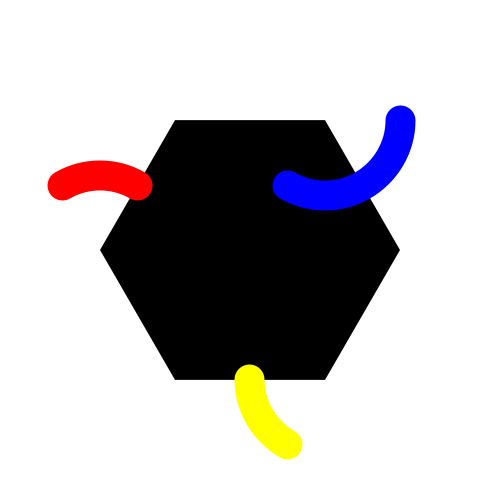
Frame 1 (no input)
Frame 60 (the mouse pressed at the canvas centre just before this capture): identical to frame 1, image omitted
Frame 120 (the mouse held since frame 60 and released just before this capture): identical to frame 1, image omitted

The Processing sketch that drew this single still picture (run headless with seeded random() and noise(); from frame 60 on, the mouse is pressed at the canvas centre):

// Processing sketch: TantrixV2
// ── TantrixV2.pde
Tile t;
float R;
float r;
float wideD;
float wideR;
float[] headings ={-2*TWO_PI/3, -PI, -TWO_PI/3, -PI/3, 0, TWO_PI/3};



void setup() {
  size(500, 500);
  R = 150;
  r = R*cos(PI/6);
  wideD = 2*r;
  wideR = wideD*cos(PI/6);
  int[][] tSides = {
    {2, 3}, // r
    {0, 0}, // g
    {4, 5}, // b
    {0, 1} // y
  }; 
  t = new Tile(0, 0, tSides);
}

void draw() {
  background(255);
  translate(width/2, height/2);
  t.show();
}

// ── Connection.pde
class Connection{
  PVector parentPos;
  color col;
  int start, end, type;
  String colourName;
  Connection(PVector parentPos_, int start_, int end_, color col_){
    parentPos = parentPos_.copy();
    start = start_;
    end = end_;
    col = col_;
    if(end - start > 3){
      type = 6 - (end - start);
    } else {
      type = end - start;
    }
    switch(col){
      case #FF0000:
        colourName = "Red";
        break;
      case #00FF00:
        colourName = "Green";
        break;
      case #0000FF:
        colourName = "Blue";
        break;
      case #FFFF00:
        colourName = "Yellow";
        break;
    }
    
    println("Connection Type " + str(type) + " for " + colourName);
  }
  
  void show(PVector[] vertices, float[] sidesHeadings, PVector[][] midPoints){
    stroke(col);
    strokeWeight(30);
    noFill();
    switch(type){
      case 0:
        break;
      case 1:
        int vIndex = (start + 1)%6; // so it circles around again
        arc(vertices[vIndex].x, vertices[vIndex].y,R,R,headings[start],headings[end]);
        break;
      case 2:
        int sIndex = (start + 1)%6;
        arc(midPoints[sIndex][1].x,midPoints[sIndex][1].x,wideR, wideR, sidesHeadings[start], sidesHeadings[end]);
        break;
      case 3:
        line(midPoints[start][0].x, midPoints[start][0].y, midPoints[end][0].x, midPoints[end][0].y);
        break;
    }
  }
}

// ── Tile.pde
class Tile {
  PVector pos;
  PVector[] vertices;
  float[] sidesHeadings;
  PVector[][] midPoints;
  int[][] cnx;

  Connection[] connections;
  Tile(float x, float y, int[][] sideAllocations) {
    pos = new PVector(x, y);
    cnx = sideAllocations;
    for(int j = 0; j<4; j++){
      for(int i = 0; i < 2; i++){
        print(cnx[j][i] + ", ");
      }
      print("\n");
    }
    // recording the vertices
    vertices = new PVector[6];
    for (int i = 0; i < 6; i++) {
      vertices[i] = new PVector(R*cos(i*TWO_PI/6), R*sin(i*TWO_PI/6));
    }
    
    // recording the sides
    sidesHeadings = new float[6];
    for (int i = 0; i < 6; i++) {
      int endIx = (i+1)%6;
       float h = PVector.sub(vertices[endIx], vertices[i]).heading();
       if(h < 0){
         sidesHeadings[i] = h + TWO_PI;
       } else {
         sidesHeadings[i] = h;
       }
    }
    
    for(int i = 0; i < 6; i++){
      println(sidesHeadings[i]);
    }
    
    // recording the midPoints
    midPoints =  new PVector[6][2];
    for(int i = 0; i < 6; i++){
      float a = (2*i+1)*PI/6;
      midPoints[i][0] = new PVector(r*cos(a), r*sin(a));
      midPoints[i][1] = new PVector(wideD*cos(a), wideD*sin(a));
    }

    // creating the connections
    connections = new Connection[4];
    connections[0] = new Connection(pos, cnx[0][0], cnx[0][1], #FF0000);
    connections[1] = new Connection(pos, cnx[1][0], cnx[1][1], #00FF00);
    connections[2] = new Connection(pos, cnx[2][0], cnx[2][1], #0000FF);
    connections[3] = new Connection(pos, cnx[3][0], cnx[3][1], #FFFF00);
  }

  void show() {
    
    //draw Tile
    fill(0);
    noStroke();
    beginShape();
    for (PVector p : vertices) {
      vertex(p.x, p.y);
    }
    endShape(CLOSE);

    // draw connections
    for (Connection c : connections) {
      c.show(vertices, sidesHeadings, midPoints);
    }
  }
}
